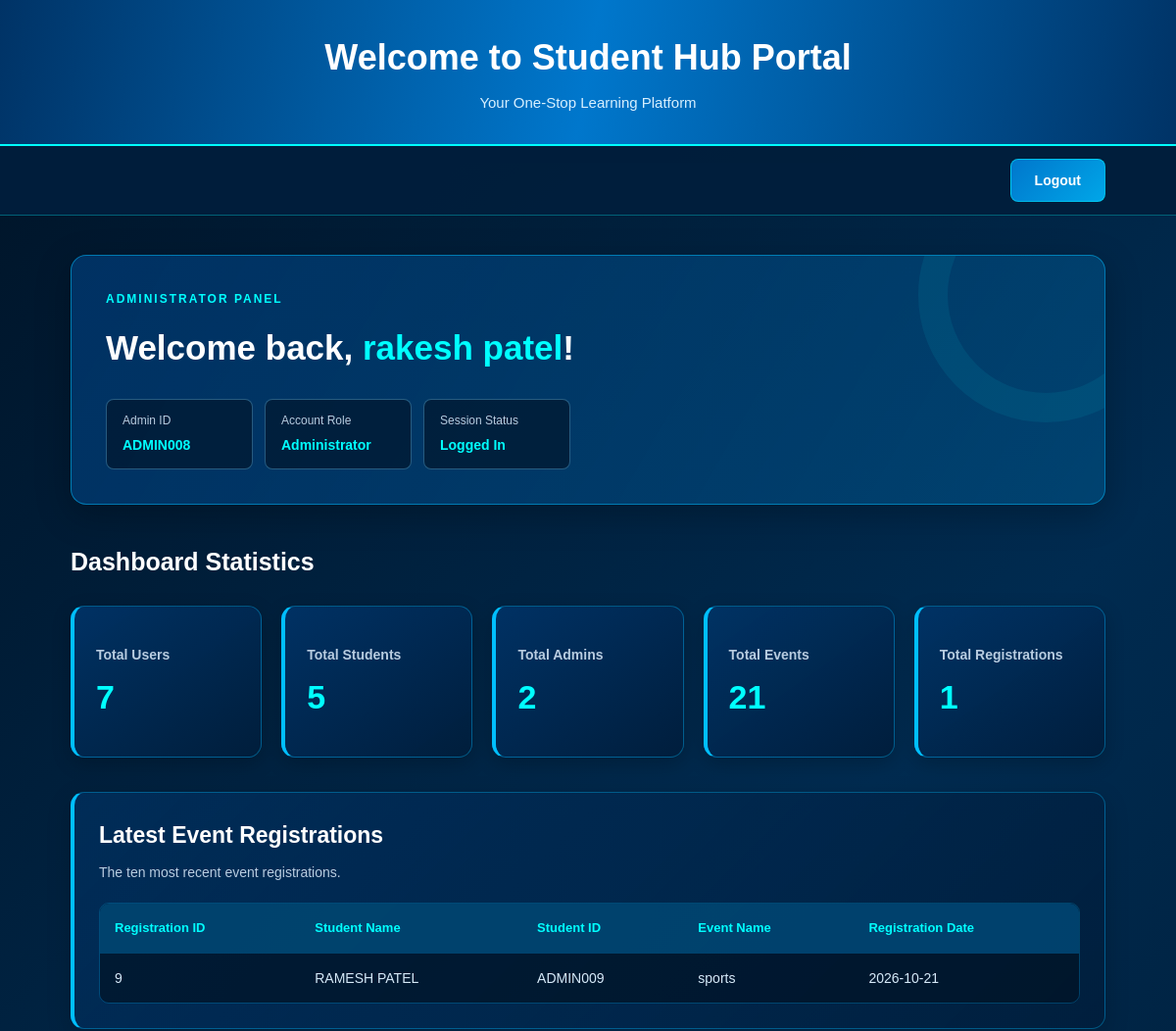
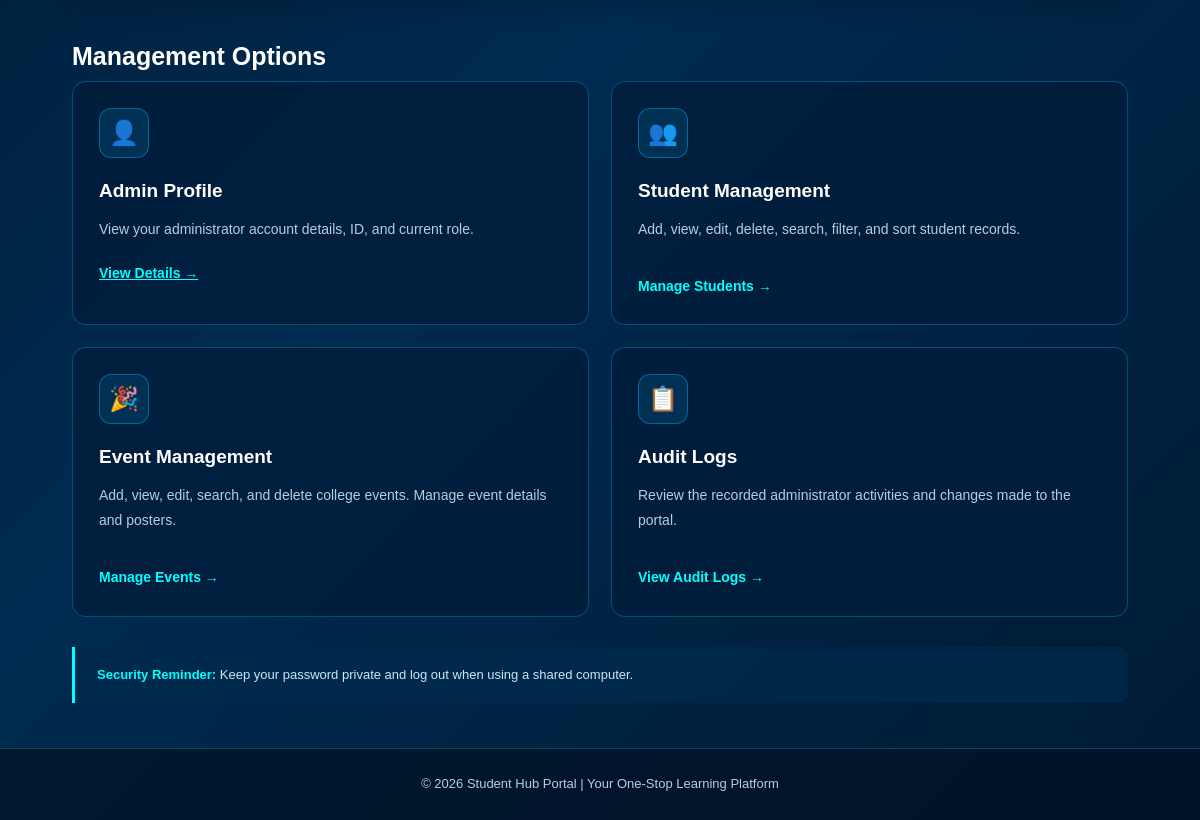
/admindash.php (signed in), run on the app's committed database (2 pictures, top to bottom).
### tables this page shows
CREATE TABLE `registrations` (
  `id` int(11) NOT NULL,
  `student_id` int(11) NOT NULL,
  `event_id` int(11) NOT NULL,
  `registration_date` date NOT NULL DEFAULT current_timestamp()
);

CREATE TABLE `students` (
  `id` int(11) NOT NULL,
  `student_id` varchar(30) NOT NULL,
  `student_name` varchar(100) NOT NULL,
  `department` varchar(100) NOT NULL,
  `email` varchar(100) NOT NULL,
  `password` varchar(255) NOT NULL,
  `role` varchar(20) NOT NULL DEFAULT 'student'
);

CREATE TABLE `events` (
  `id` int(11) NOT NULL,
  `title` varchar(150) NOT NULL,
  `category` varchar(50) NOT NULL,
  `event_date` date NOT NULL,
  `organizer` varchar(100) NOT NULL,
  `venue` varchar(150) NOT NULL,
  `event_time` varchar(30) NOT NULL,
  `status` varchar(50) NOT NULL,
  `poster` varchar(255) DEFAULT NULL
);

### admindash.php (the view, shortened to what this page needs)
<?php
require_once __DIR__ . '/database.php';
function dashboardEscape($value): string
{
    return htmlspecialchars(
        (string) ($value ?? ''),
        ENT_QUOTES,
        'UTF-8'
    );
}
function getDashboardCount(PDO $conn, string $sql): int
{
    return (int) $conn->query($sql)->fetchColumn();
}
$adminId = dashboardEscape($_SESSION['student_id']);
$adminName = dashboardEscape($_SESSION['student_name'] ?? 'Admin');
$totalUsers = 0;
$totalStudents = 0;
$totalAdmins = 0;
$totalEvents = 0;
$totalRegistrations = 0;
$latestRegistrations = [];
$dashboardError = '';
try {
    $totalUsers = getDashboardCount(
        $conn,
        "SELECT COUNT(*) FROM students"
    );
    $totalStudents = getDashboardCount(
        $conn,
        "SELECT COUNT(*) FROM students WHERE LOWER(role) = 'student'"
    );
    $totalAdmins = getDashboardCount(
        $conn,
        "SELECT COUNT(*) FROM students WHERE LOWER(role) = 'admin'"
    );
    $totalEvents = getDashboardCount(
        $conn,
        "SELECT COUNT(*) FROM events"
    );
    $totalRegistrations = getDashboardCount(
        $conn,
        "SELECT COUNT(*) FROM registrations"
    );
    $stmt = $conn->query(
        "SELECT
            r.id,
            r.registration_date,
            s.student_name,
            s.student_id,
            e.title AS event_title
         FROM registrations r
         LEFT JOIN students s ON r.student_id = s.id
         LEFT JOIN events e ON r.event_id = e.id
         ORDER BY r.registration_date DESC, r.id DESC
         LIMIT 10"
    );
    $latestRegistrations = $stmt->fetchAll(PDO::FETCH_ASSOC);
} catch (PDOException $e) {
    error_log('Admin dashboard error: ' . $e->getMessage());
    $dashboardError = 'Dashboard information could not be loaded. Please check your database.';
}
?>
<!DOCTYPE html>
<html lang="en">
<head>
    <link rel="stylesheet" href="admindash.css">
</head>
<body>
<header class="header">
    <h1>Welcome to Student Hub Portal</h1>
    <p>Your One-Stop Learning Platform</p>
</header>
<nav class="navbar">
    <a href="logout.php" class="logout-btn">Logout</a>
</nav>
<main class="container">
    <section class="welcome">
        <p class="eyebrow">ADMINISTRATOR PANEL</p>
        <h2>Welcome back, <span><?= $adminName ?></span>!</h2>
        <div class="details">
            <div class="detail-box">
                <span>Admin ID</span>
                <strong><?= $adminId ?></strong>
            </div>
            <div class="detail-box">
                <span>Account Role</span>
                <strong>Administrator</strong>
            </div>
            <div class="detail-box">
                <span>Session Status</span>
                <strong>Logged In</strong>
            </div>
        </div>
    </section>
    <section class="dashboard-section">
        <h2>Dashboard Statistics</h2>
        <?php if ($dashboardError !== ''): ?>
            <div class="dashboard-error">
                <?= dashboardEscape($dashboardError) ?>
            </div>
        <?php else: ?>
            <div class="stats-grid">
                <div class="stat-card">
                    <h3>Total Users</h3>
                    <p class="stat-number"><?= $totalUsers ?></p>
                </div>
                <div class="stat-card">
                    <h3>Total Students</h3>
                    <p class="stat-number"><?= $totalStudents ?></p>
                </div>
                <div class="stat-card">
                    <h3>Total Admins</h3>
                    <p class="stat-number"><?= $totalAdmins ?></p>
                </div>
                <div class="stat-card">
                    <h3>Total Events</h3>
                    <p class="stat-number"><?= $totalEvents ?></p>
                </div>
                <div class="stat-card">
                    <h3>Total Registrations</h3>
                    <p class="stat-number"><?= $totalRegistrations ?></p>
                </div>
            </div>
            <section class="registrations-section">
                <h2>Latest Event Registrations</h2>
                <p class="section-description">
                    The ten most recent event registrations.
                </p>
                <?php if (count($latestRegistrations) > 0): ?>
                    <div class="table-wrapper">
                        <table class="registration-table">
                            <thead>
                                <tr>
                                    <th>Registration ID</th>
                                    <th>Student Name</th>
                                    <th>Student ID</th>
                                    <th>Event Name</th>
                                    <th>Registration Date</th>
                                </tr>
                            </thead>
                            <tbody>
                                <?php foreach ($latestRegistrations as $registration): ?>
                                    <tr>
                                        <td><?= dashboardEscape($registration['id']) ?></td>
                                        <td><?= dashboardEscape($registration['student_name'] ?? 'Unknown') ?></td>
                                        <td><?= dashboardEscape($registration['student_id'] ?? 'N/A') ?></td>
                                        <td><?= dashboardEscape($registration['event_title'] ?? 'Event unavailable') ?></td>
                                        <td><?= dashboardEscape($registration['registration_date']) ?></td>
                                    </tr>
                                <?php endforeach; ?>
                            </tbody>
                        </table>
                    </div>
                <?php else: ?>
                    <p class="empty-message">
                        No event registrations are available yet.
                    </p>
                <?php endif; ?>
            </section>
        <?php endif; ?>
    </section>
    <section class="dashboard-section management-section">
        <h2>Management Options</h2>
        <div class="dashboard-grid">
            <div class="card" id="profile">
                <div class="card-icon">👤</div>
                <h3>Admin Profile</h3>
                <p>
                    View your administrator account details,
                    ID, and current role.
                </p>
                <a href="#profile">View Details →</a>
            </div>
            <a href="students.php"
               class="card clickable-card"
               aria-label="Open Student Management">
                <div class="card-icon">👥</div>
                <h3>Student Management</h3>
                <p>
                    Add, view, edit, delete, search, filter,
                    and sort student records.
                </p>
                <span class="card-link">Manage Students →</span>
            </a>
            <a href="events.php"
               class="card clickable-card"
               aria-label="Open Event Management">
                <div class="card-icon">🎉</div>
                <h3>Event Management</h3>
                <p>
                    Add, view, edit, search, and delete college events.
                    Manage event details and posters.
                </p>
                <span class="card-link">Manage Events →</span>
            </a>
            <a href="audit_logs.php"
               class="card clickable-card"
               aria-label="Open Audit Logs">
                <div class="card-icon">📋</div>
                <h3>Audit Logs</h3>
                <p>
                    Review the recorded administrator activities
                    and changes made to the portal.
                </p>
                <span class="card-link">View Audit Logs →</span>
            </a>
        </div>
    </section>
    <section class="security-note">
        <strong>Security Reminder:</strong>
        Keep your password private and log out when using a shared computer.
    </section>
</main>
<footer>
    <p>&copy; 2026 Student Hub Portal | Your One-Stop Learning Platform</p>
</footer>
</body>
</html>

### data on the page
registrations: id "9", student.student_name "RAMESH PATEL", student.student_id "ADMIN009", event.title "sports", registration_date "2026-10-21"

### other printed values
$adminName "rakesh patel"
$adminId "ADMIN008"
$totalUsers "7"
$totalStudents "5"
$totalAdmins "2"
$totalEvents "21"
$totalRegistrations "1"
